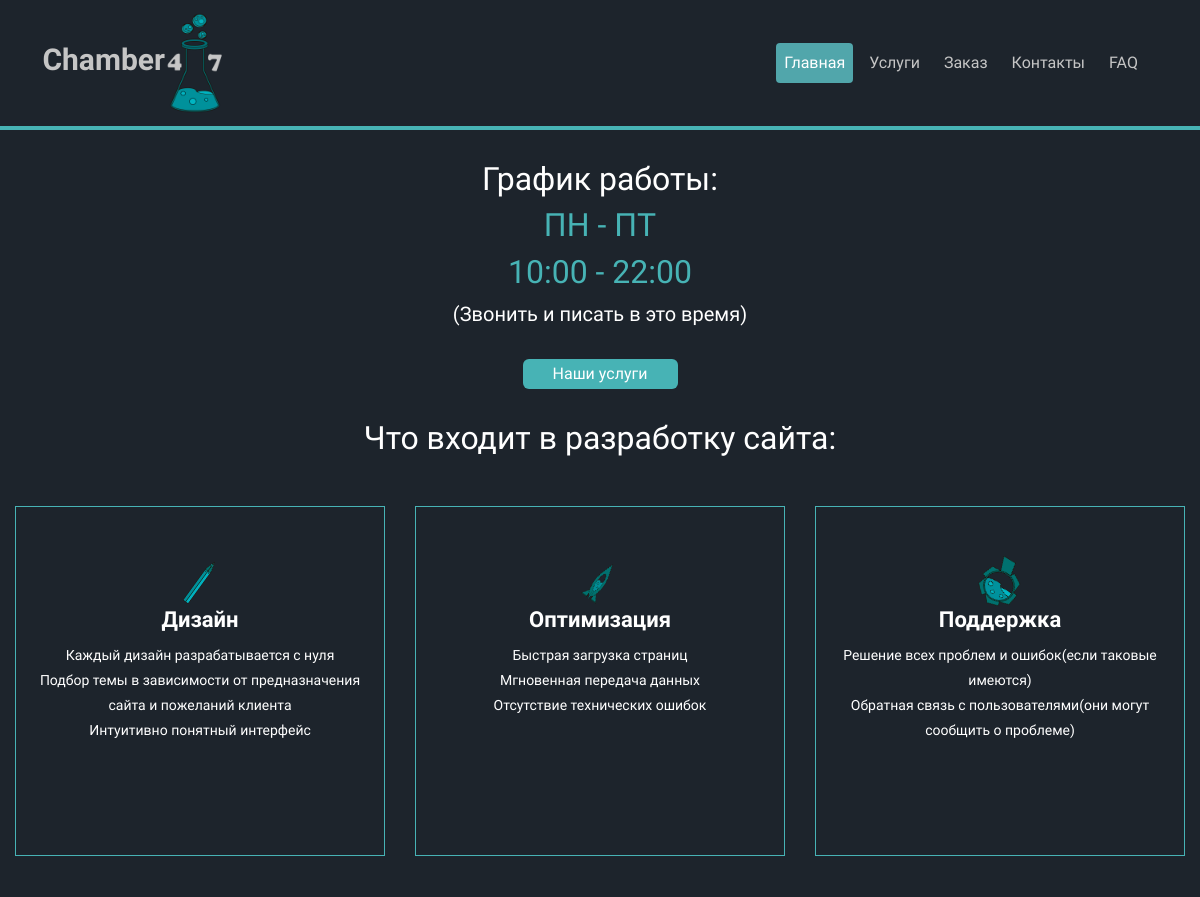
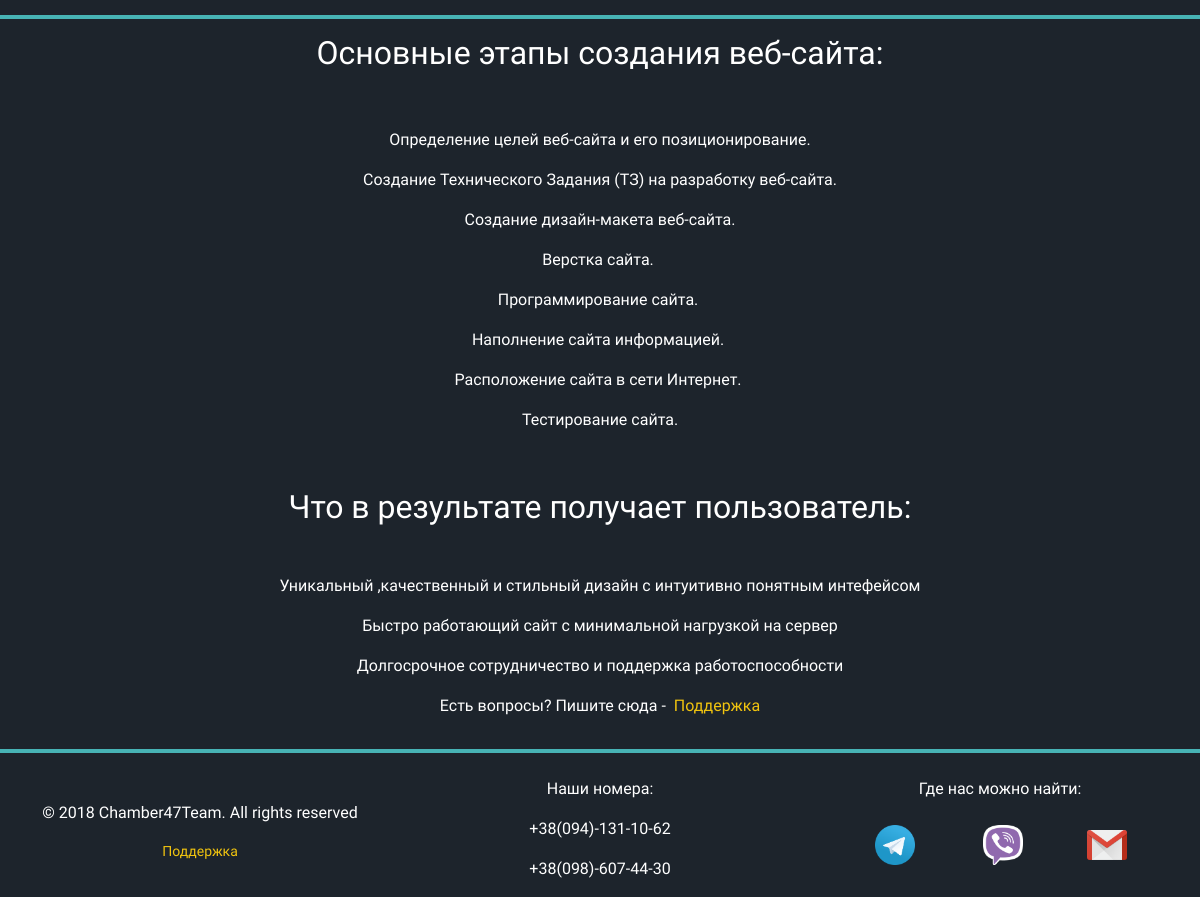
/main/, run on the app's committed database (2 pictures, top to bottom).
### main_app/models.py (models this page shows, shortened)
class Index(models.Model):
    class Meta:
        ordering = ['title']
        verbose_name = 'Описание на главной странице'
        verbose_name_plural = 'Описание на главной странице'
    title = models.CharField(max_length=100, db_index=True, verbose_name='Название')
    description = RichTextUploadingField(blank=True, verbose_name='Описание')

### main_app/views.py (the view)
# urls.py: path('', views.index, name='index'),
def index(request):
    index_elements = Index.objects.all()
    return render(request, 'main_app/index.html', {
        'index_elements': index_elements
    })

### templates/main_app/index.html (shortened to what this page needs)
{% extends 'base.html' %}
    {% load static %}
    {% block row %}
        <div class="row about-row" style="margin-right: 0; margin-left: 0; color: white;">
            <div class="col-12">
                <h2 align="center" style="padding-top: 30px">График работы:</h2>
                <h2 align="center" style="white-space:nowrap; color: #47B3B5">ПН - ПТ</h2>
                <h2 align="center" style="white-space:nowrap; color: #47B3B5">10:00 - 22:00</h2>
                <p align="center" style="max-width: 400px; margin: auto; font-size: 20px">(Звонить и писать в это время)</p>
            </div>
            <div class="col-12" style="text-align: center; padding-top: 30px">
                <a href="{% url 'main_app:service_list' %}"style="margin: auto">
                    <button class="new-button">Наши услуги</button>
                </a>
            </div>
        </div>
        <h2 align="center" style="padding-top: 30px;">Что входит в разработку сайта:</h2>
        <div class="row" style="margin-right: 0; margin-left: 0; min-height: 450px;border-bottom: 4px solid #47B3B5;" >
            <div class="col-12 col-lg-4">
                <div class="serviceBox">
                    <div class="service-icon">
                        <i class="gear-new"></i>
                    </div>
                    <div class="service-content">
                         <h3 class="title" >Дизайн</h3><p class="description">
                            Каждый дизайн разрабатывается с нуля<br>
                            Подбор темы в зависимости от предназначения<br>
                               сайта и пожеланий клиента<br>
                             Интуитивно понятный интерфейс
                         </p>
                    </div>
                </div>
            </div>
            <div class="col-12 col-lg-4">
                <div class="serviceBox">
                    <div class="service-icon">
                        <i class="rocket-new"></i>
                    </div>
                    <div class="service-content">
                        <h3 class="title">Оптимизация</h3>
                        <p class="description">
                            Быстрая загрузка страниц<br>
                            Мгновенная передача данных<br>
                            Отсутствие технических ошибок<br>
                        </p>
                    </div>
                </div>
            </div>
            <div class="col-12 col-lg-4">
                <div class="serviceBox">
                    <div class="service-icon">
                        <i class="pen-new"></i>
                    </div>
                    <div class="service-content">
                        <h3 class="title">Поддержка</h3>
                        <p class="description">
                            Решение всех проблем и ошибок(если таковые имеются)<br>
                            Обратная связь с пользователями(они могут сообщить о проблеме)
                        </p>
                    </div>
                </div>
            </div>
        </div>
    {% endblock %}
    {% block content %}
         <div class="col-12" style="text-align: center">
            {% for index in index_elements %}
                <h2>{{ index.title }}</h2>
                <br>
                <br>
                {% autoescape off %}{{ index.description }}{% endautoescape %}
            {% endfor %}
        </div>
    {% endblock %}

### main_app/static/css/styles.css (style rules this page uses)
button.new-button { color: white; text-align: center; background-color: #47B3B5; border: none; height: 30px; border-radius: 6px; width: 155px; }
.serviceBox { top: 40px; border: 1px solid #47B3B5; text-align: center; padding: 50px 0; overflow: hidden; position: relative; z-index: 1; transition: all 0.5s ease 0s; min-height: 350px; }
.serviceBox:before, .serviceBox:after { content: ""; width: 200%; height: 200%; background: #1d242c; position: absolute; top: 0; left: 0; z-index: -1; transition: all 1s ease 0.1s; }
.serviceBox:before { background: #47B3B5; }
.serviceBox .service-content { color: #fff; line-height: 25px; padding: 0 20px 20px; }
.serviceBox .title { font-size: 22px; font-weight: 700; margin-bottom: 10px; }
.serviceBox .description { font-size: 14px; }
.serviceBox i.gear-new { background: url(/static/main_app/img/pen-no.png); background-size: 50px 50px; transform: rotate(40grad); margin: auto; display: block; width: 50px; height: 50px; opacity: 1; }
.serviceBox i.rocket-new { background: url(/static/main_app/img/rocket-no.png); background-size: 50px 50px; transform: rotate(40grad); margin: auto; display: block; width: 50px; height: 50px; opacity: 1; }
.serviceBox i.pen-new { background: url(/static/main_app/img/gear-yes.png); background-size: 50px 50px; transform: rotate(40grad); margin: auto; display: block; width: 50px; height: 50px; opacity: 1; }

### data on the page
Index: title "Основные этапы создания веб-сайта:", description "Определение целей веб-сайта и его позиционирование. Создание Технического Задания (ТЗ) на разработку веб-сайта. Создание дизайн-макета веб-сайта. Верстка сайта. Программирование сайта. Наполнение сайта информацией. Расположение сайта в сети Интернет. Тестирование сайта. Что в результате получает пользователь: Уникальный ,качественный и стильный дизайн с интуитивно понятным интефейсом Быстро работающий сайт с минимальной нагрузкой на сервер Долгосрочное сотрудничество и поддержка работоспособности Есть вопросы? Пишите сюда - Поддержка"
